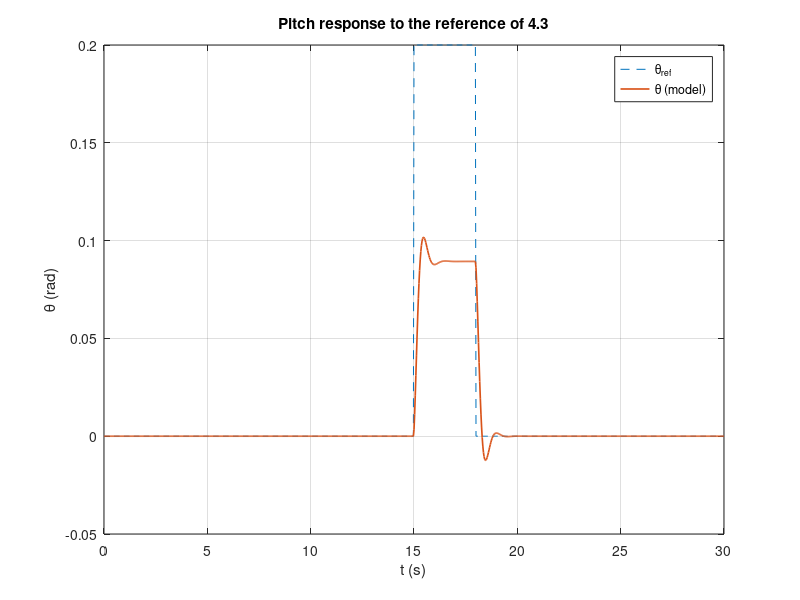

Source code (MATLAB):
% Question 4.3 - compare the pitch response of the model from 4.2 with the
% real response of the drone to the reference: 0 for t < 15 s,
% 0.2 for 15 <= t < 18 s, 0 for t >= 18 s.
%
% Model:  G(s) = K*(s + z) / (s^2 + 2*zeta*wn*s + wn^2)
%
% The .mat file must contain the recorded run as Structure With Time,
% either as theta_data / thetaref_data (raw workspace variables) or as
% S / Sref (saved by record_run_pitch).
% The model is driven by the reference recorded in the file.
% If matFile is empty, only the model is simulated with the ideal reference.

clear; clc; close all;

% Data file
matFile = '';   % e.g. '../experiments_Pedro/real/pitch/scope_freqstep_amp0p2.mat'; '' = model only

% Model parameters (from 4.2)
K    = 0.944;
z    = 23.98;         % rad/s (zero at s = -z, minimum phase)
wn   = sqrt(50.67);   % rad/s
zeta = 7.72/(2*wn);

% Window around the pulse and offset handling
tPre  = 5;            % s shown before the pulse
tPost = 10;           % s shown after the pulse
removeOffset = true;  % subtract the mean theta before the pulse (trim)

hasReal = ~isempty(matFile);

if hasReal
    % Load the recorded run
    d = load(matFile);
    if isfield(d, 'theta_data') && isfield(d, 'thetaref_data')
        Sy = d.theta_data;  Su = d.thetaref_data;
    elseif isfield(d, 'S') && isfield(d, 'Sref')
        Sy = d.S;           Su = d.Sref;
    else
        error('%s must contain theta_data/thetaref_data or S/Sref.', matFile);
    end
    t    = Sy.time(:);
    y    = squeeze(Sy.signals.values);  y = y(:);
    uref = squeeze(Su.signals.values);  uref = uref(:);

    % Locate the pulse in the recorded reference and crop a window around it
    on   = abs(uref) > 0.5*max(abs(uref));
    tOn  = t(find(on, 1, 'first'));
    tOff = t(find(on, 1, 'last'));
    Ts   = median(diff(t));
    tg   = (max(t(1), tOn - tPre) : Ts : min(t(end), tOff + tPost))';
    u    = interp1(t, uref, tg);
    y    = interp1(t, y, tg);
    if removeOffset
        y = y - mean(y(tg < tOn - 0.5));
    end
else
    % Default: ideal reference, model only
    Ts = 0.03;
    tg = (0:Ts:30)';
    u  = 0.2*(tg >= 15 & tg < 18);
end

% Model simulation
s  = tf('s');
G  = K*(s + z) / (s^2 + 2*zeta*wn*s + wn^2);
ym = lsim(G, u, tg - tg(1));

% Plot (and RMSE between model and real, if there is real data)
figure;
if hasReal
    fprintf('RMSE (model vs real) = %.4f rad\n', rmse(y, ym));
    plot(tg, u, '--', tg, y, tg, ym, 'LineWidth', 1.2);
    legend('\theta_{ref}', '\theta (real)', '\theta (model)');
else
    plot(tg, u, '--', tg, ym, 'LineWidth', 1.2);
    legend('\theta_{ref}', '\theta (model)');
end
grid on;
xlabel('t (s)');
ylabel('\theta (rad)');
title('Pitch response to the reference of 4.3');
